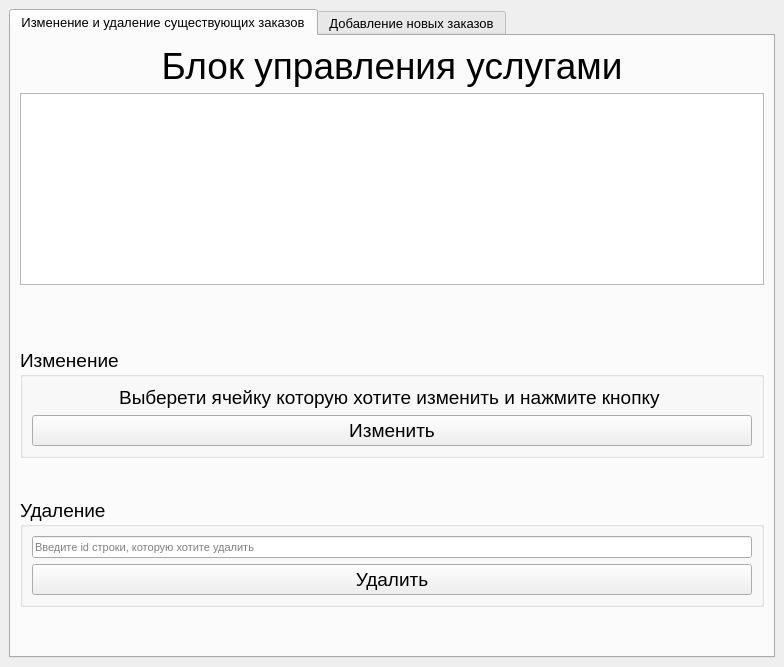
<?xml version="1.0" encoding="UTF-8"?>
<ui version="4.0">
 <class>marketer_w</class>
 <widget class="QMainWindow" name="marketer_w">
  <property name="geometry">
   <rect>
    <x>0</x>
    <y>0</y>
    <width>784</width>
    <height>667</height>
   </rect>
  </property>
  <property name="windowTitle">
   <string>MainWindow</string>
  </property>
  <widget class="QWidget" name="centralwidget">
   <layout class="QHBoxLayout" name="horizontalLayout">
    <item>
     <widget class="QTabWidget" name="tabWidget">
      <property name="font">
       <font>
        <pointsize>10</pointsize>
       </font>
      </property>
      <property name="currentIndex">
       <number>0</number>
      </property>
      <widget class="QWidget" name="tab">
       <attribute name="title">
        <string>Изменение и удаление существующих заказов</string>
       </attribute>
       <layout class="QGridLayout" name="gridLayout">
        <item row="0" column="0">
         <layout class="QVBoxLayout" name="verticalLayout_4">
          <item>
           <widget class="QLabel" name="name_lb_2">
            <property name="font">
             <font>
              <pointsize>28</pointsize>
             </font>
            </property>
            <property name="text">
             <string>Блок управления услугами</string>
            </property>
            <property name="alignment">
             <set>Qt::AlignCenter</set>
            </property>
           </widget>
          </item>
          <item>
           <layout class="QVBoxLayout" name="verticalLayout_8">
            <item>
             <widget class="QTableWidget" name="tableWidget"/>
            </item>
            <item>
             <spacer name="verticalSpacer_2">
              <property name="orientation">
               <enum>Qt::Vertical</enum>
              </property>
              <property name="sizeHint" stdset="0">
               <size>
                <width>20</width>
                <height>40</height>
               </size>
              </property>
             </spacer>
            </item>
            <item>
             <layout class="QVBoxLayout" name="verticalLayout_3">
              <property name="spacing">
               <number>0</number>
              </property>
              <item>
               <widget class="QGroupBox" name="groupBox">
                <property name="font">
                 <font>
                  <pointsize>14</pointsize>
                 </font>
                </property>
                <property name="title">
                 <string>Изменение</string>
                </property>
                <layout class="QVBoxLayout" name="verticalLayout_2">
                 <item>
                  <widget class="QLabel" name="change_lb">
                   <property name="font">
                    <font>
                     <pointsize>14</pointsize>
                    </font>
                   </property>
                   <property name="text">
                    <string>Выберети ячейку которую хотите изменить и нажмите кнопку </string>
                   </property>
                   <property name="alignment">
                    <set>Qt::AlignCenter</set>
                   </property>
                   <property name="wordWrap">
                    <bool>true</bool>
                   </property>
                  </widget>
                 </item>
                 <item>
                  <widget class="QPushButton" name="change_btn">
                   <property name="font">
                    <font>
                     <pointsize>14</pointsize>
                    </font>
                   </property>
                   <property name="text">
                    <string>Изменить</string>
                   </property>
                  </widget>
                 </item>
                </layout>
               </widget>
              </item>
              <item>
               <spacer name="verticalSpacer">
                <property name="orientation">
                 <enum>Qt::Vertical</enum>
                </property>
                <property name="sizeHint" stdset="0">
                 <size>
                  <width>20</width>
                  <height>40</height>
                 </size>
                </property>
               </spacer>
              </item>
              <item>
               <widget class="QGroupBox" name="groupBox_3">
                <property name="font">
                 <font>
                  <pointsize>14</pointsize>
                 </font>
                </property>
                <property name="title">
                 <string>Удаление</string>
                </property>
                <layout class="QVBoxLayout" name="verticalLayout">
                 <item>
                  <widget class="QLineEdit" name="del_ln">
                   <property name="font">
                    <font>
                     <pointsize>8</pointsize>
                    </font>
                   </property>
                   <property name="placeholderText">
                    <string>Введите id строки, которую хотите удалить</string>
                   </property>
                  </widget>
                 </item>
                 <item>
                  <widget class="QPushButton" name="del_btn">
                   <property name="text">
                    <string>Удалить</string>
                   </property>
                  </widget>
                 </item>
                </layout>
               </widget>
              </item>
              <item>
               <spacer name="verticalSpacer_4">
                <property name="orientation">
                 <enum>Qt::Vertical</enum>
                </property>
                <property name="sizeHint" stdset="0">
                 <size>
                  <width>20</width>
                  <height>40</height>
                 </size>
                </property>
               </spacer>
              </item>
             </layout>
            </item>
           </layout>
          </item>
         </layout>
        </item>
       </layout>
      </widget>
      <widget class="QWidget" name="tab_2">
       <attribute name="title">
        <string>Добавление новых заказов</string>
       </attribute>
       <layout class="QVBoxLayout" name="verticalLayout_7">
        <item>
         <layout class="QVBoxLayout" name="verticalLayout_6">
          <item>
           <widget class="QLabel" name="name_lb">
            <property name="font">
             <font>
              <pointsize>28</pointsize>
             </font>
            </property>
            <property name="text">
             <string>Блок управления услугами</string>
            </property>
            <property name="alignment">
             <set>Qt::AlignCenter</set>
            </property>
           </widget>
          </item>
          <item>
           <widget class="QTableWidget" name="tableWidget_2"/>
          </item>
          <item>
           <layout class="QHBoxLayout" name="horizontalLayout_2">
            <property name="spacing">
             <number>50</number>
            </property>
            <item>
             <spacer name="horizontalSpacer_2">
              <property name="orientation">
               <enum>Qt::Horizontal</enum>
              </property>
              <property name="sizeHint" stdset="0">
               <size>
                <width>40</width>
                <height>20</height>
               </size>
              </property>
             </spacer>
            </item>
            <item>
             <widget class="QLabel" name="add_lb">
              <property name="font">
               <font>
                <pointsize>14</pointsize>
               </font>
              </property>
              <property name="text">
               <string>Добавьте новые значения в пустую строку  </string>
              </property>
              <property name="alignment">
               <set>Qt::AlignCenter</set>
              </property>
              <property name="wordWrap">
               <bool>true</bool>
              </property>
             </widget>
            </item>
            <item>
             <widget class="QPushButton" name="add_btn">
              <property name="font">
               <font>
                <pointsize>14</pointsize>
               </font>
              </property>
              <property name="layoutDirection">
               <enum>Qt::LeftToRight</enum>
              </property>
              <property name="text">
               <string>Добавить в таблицу</string>
              </property>
              <property name="autoDefault">
               <bool>false</bool>
              </property>
             </widget>
            </item>
            <item>
             <spacer name="horizontalSpacer">
              <property name="orientation">
               <enum>Qt::Horizontal</enum>
              </property>
              <property name="sizeHint" stdset="0">
               <size>
                <width>40</width>
                <height>20</height>
               </size>
              </property>
             </spacer>
            </item>
           </layout>
          </item>
         </layout>
        </item>
       </layout>
      </widget>
     </widget>
    </item>
   </layout>
  </widget>
 </widget>
 <resources/>
 <connections/>
</ui>
